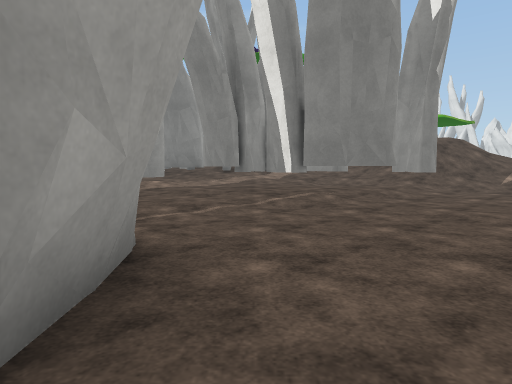
View 1 (above)

24 first-person views from a walk through a Unity game level. The camera is 1.2 m above the floor, tilts 4° down and sees 75° across. The floor is counted in squares, 2 m on a side. Each view is taken from the middle of a square. On the plan, view 1 faces up. The plan holds only what a view shows up to about 10 squares ahead; the rest is blank. The place goes on beyond the plan. The player character is not drawn. Some surface patterns are stand-ins.

View 2
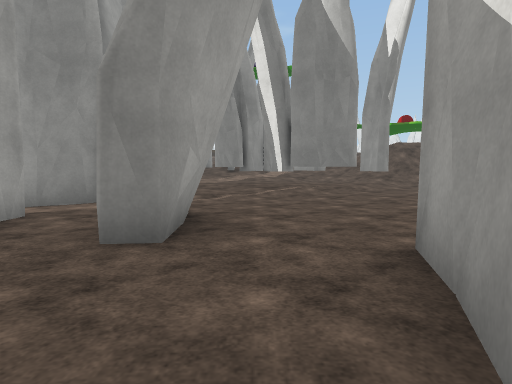

View 3
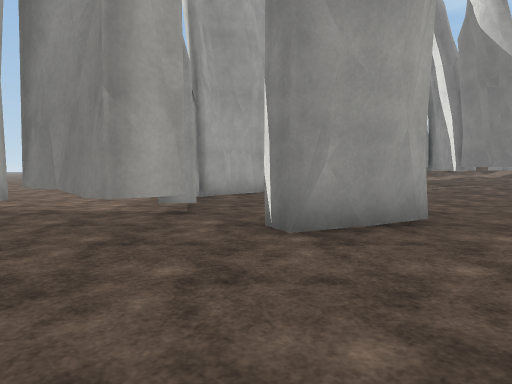

View 4
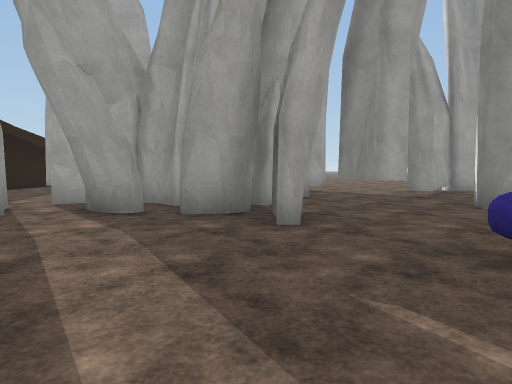

View 5
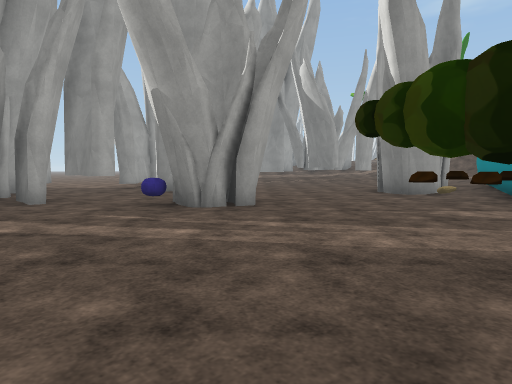

View 6
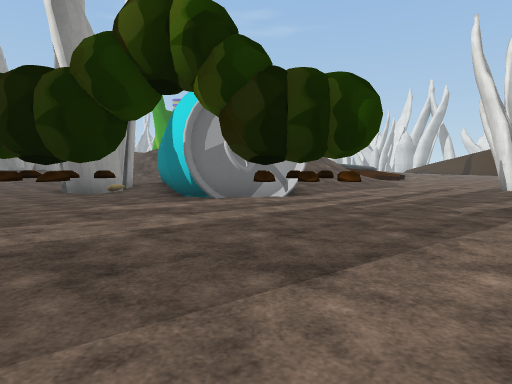

View 7
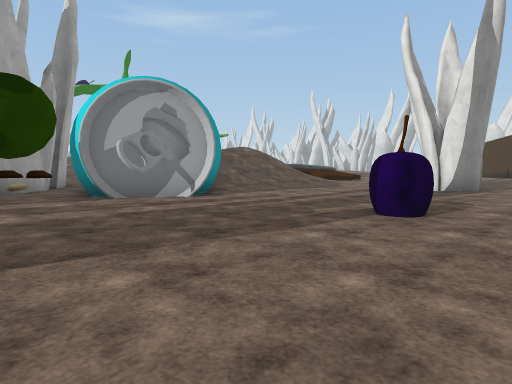

View 8
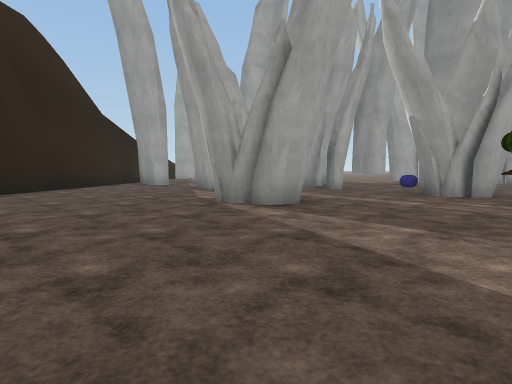

View 9
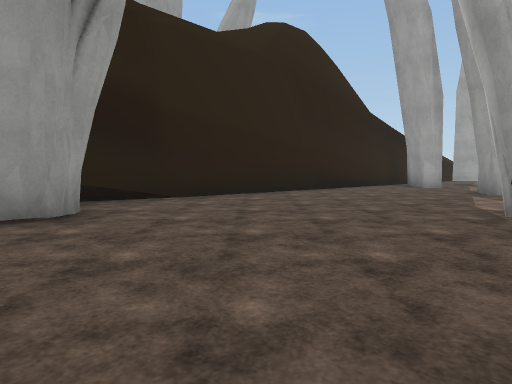

View 10
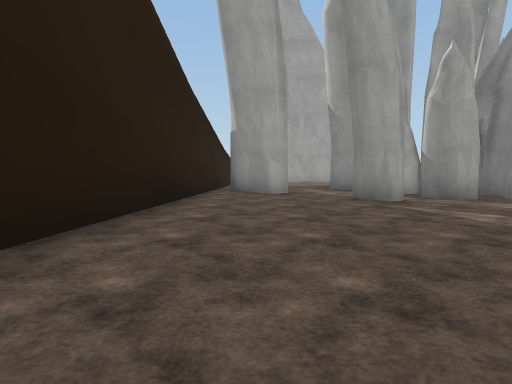

View 11
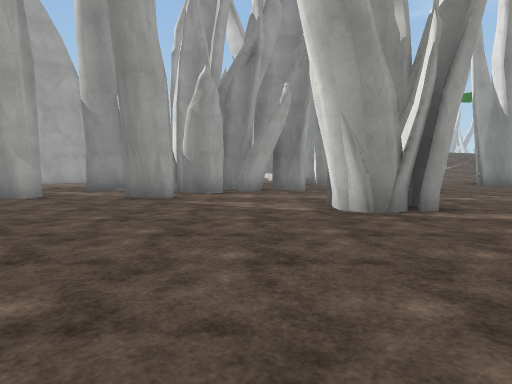

View 12
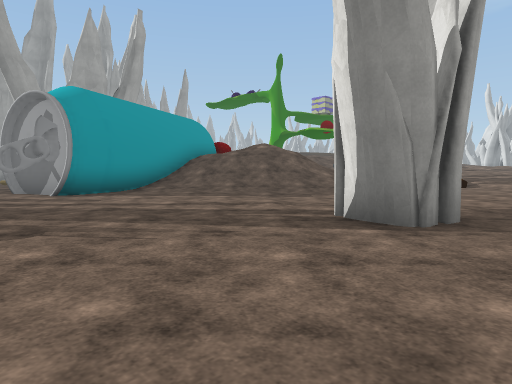

View 13
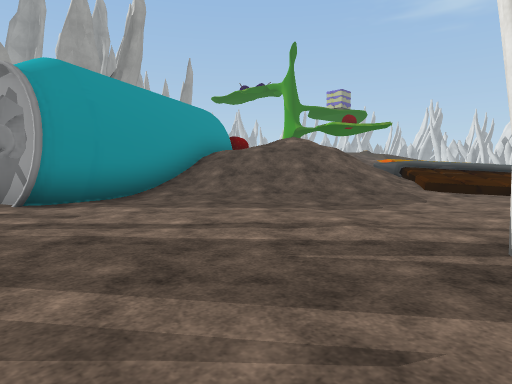

View 14
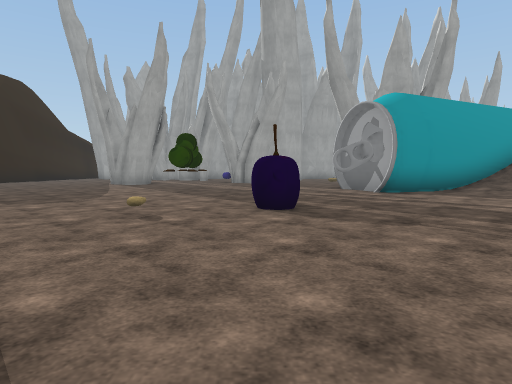

View 15
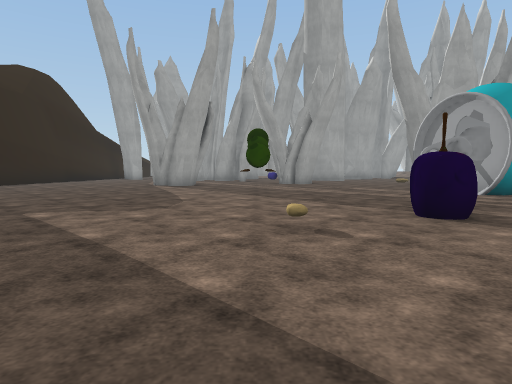

View 16
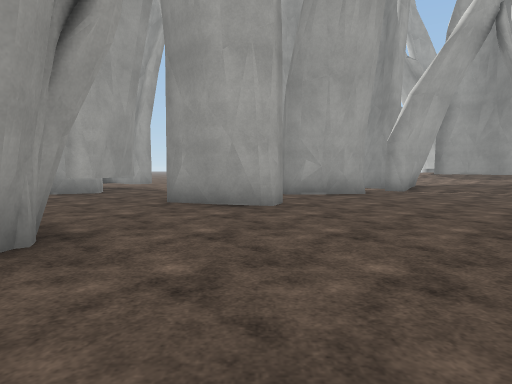

View 17
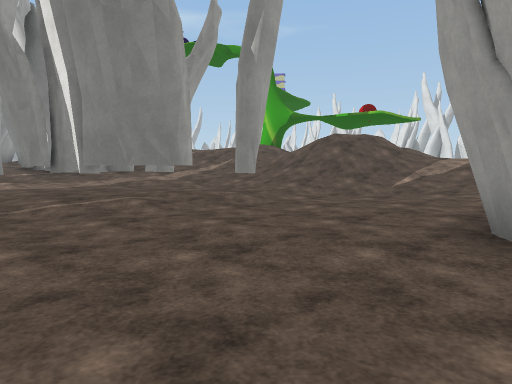

View 18
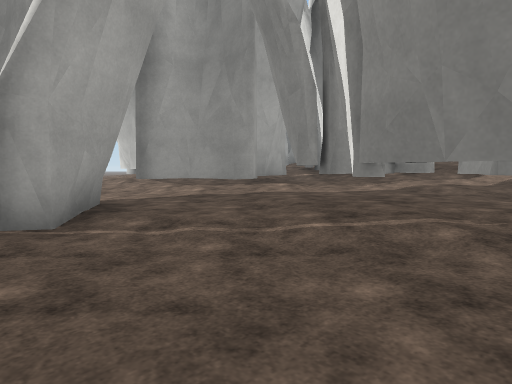

View 19
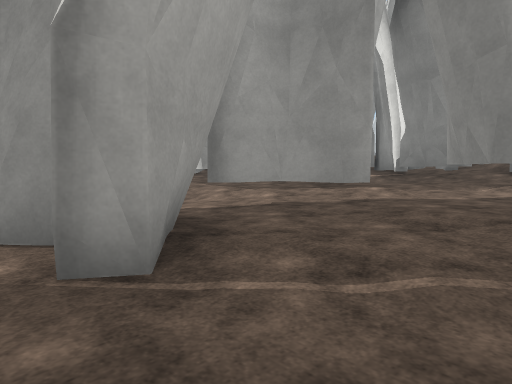

View 20
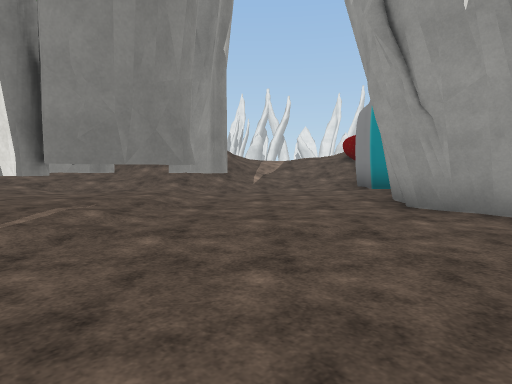

View 21
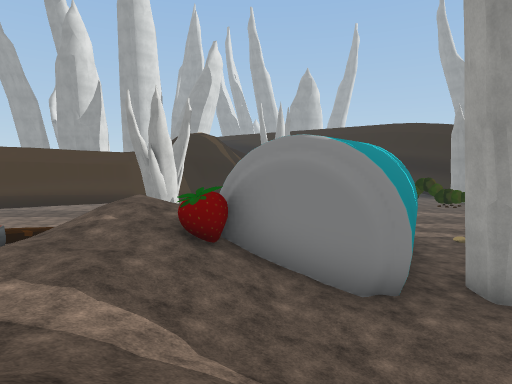

View 22
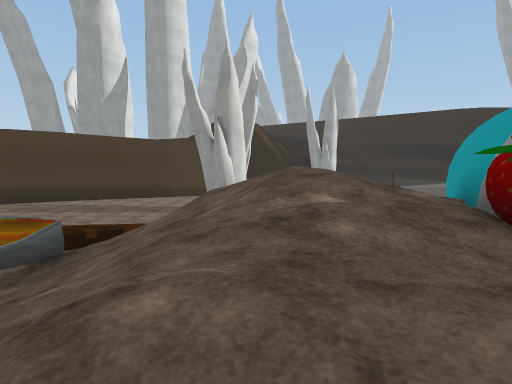

View 23
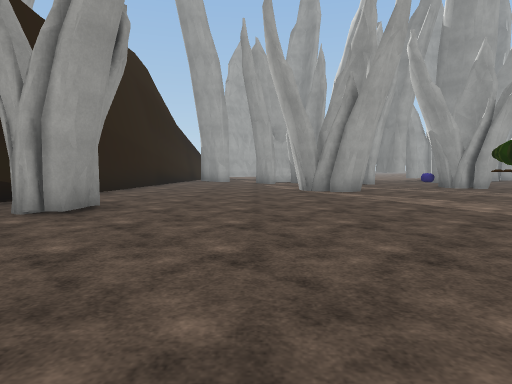

View 24
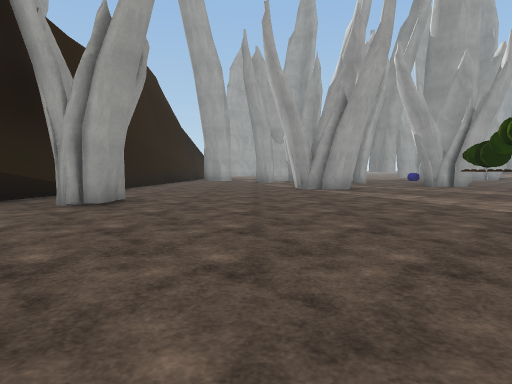

### Floor plan
Key: @ floor where view 1 was taken; # wall or solid block; x gap in a wall; . main floor; : floor 0.25 m higher than the main floor; + floor 0.5 m higher than the main floor; / step, stairs or slope; = window, fence, low wall or low ledge; v drop or lower ground; T thing the floor can be seen under or through; O other object.
Columns run from 7 left of view 1 to 19 right of it. Each row starts with its distance up from view 1.
 10    /+///////////////= //+
  9   /#+/+/////////////=/////
  8 //+##/+O++//////////////:::
  7 ###/#x##O+/:.://O//////::::
  6 :/.:#::##/#:::####/////::::
  5    .x:://#..::#  #////....
  4    ###......###  #///......
  3    #........##.#  #.....OO.
  2     #.#......#.#  #........
  1     #.#.......O####........
  0     #..@#..................
 -1    .##..#..................
 -2  .... T....OO........O.....
 -3  .....TTT..O#.....#.......
 -4     ###........TTT........
 -5       ##O#...............
 -6        ##O..............
 -7        #O...##.........
 -8      ###O..............
 -9    ###..#...............
-10     #..................
-11    ...#...............
-12    =###..........O...
-13       //######vv#..
-14           //////

Positions as (right, up) in squares from view 1, and headings:
1: (0, 0), facing up
2: (0, -2), facing up
3: (3, -4), facing up-left
4: (6, -5), facing left
5: (9, -6), facing up-left
6: (10, -6), facing up
7: (12, -6), facing up
8: (12, -7), facing left
9: (11, -7), facing down-left
10: (8, -11), facing left
11: (8, -12), facing up-left
12: (19, -1), facing up-left
13: (17, 0), facing up-left
14: (19, -2), facing left
15: (18, -4), facing left
16: (7, 0), facing left
17: (3, 1), facing up
18: (2, 3), facing up-left
19: (0, 3), facing up-left
20: (0, 2), facing up-right
21: (5, 10), facing down-right
22: (9, 10), facing down-right
23: (15, -9), facing left
24: (16, -9), facing left
